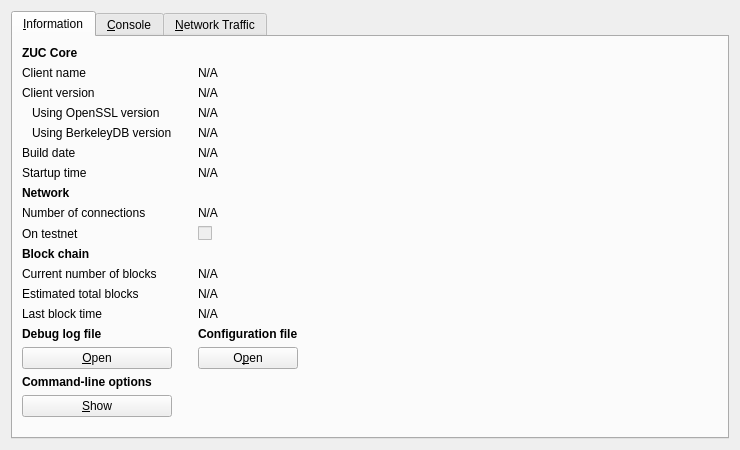
<?xml version="1.0" encoding="UTF-8"?>
<ui version="4.0">
 <class>RPCConsole</class>
 <widget class="QWidget" name="RPCConsole">
  <property name="geometry">
   <rect>
    <x>0</x>
    <y>0</y>
    <width>740</width>
    <height>450</height>
   </rect>
  </property>
  <property name="windowTitle">
   <string>ZUC - Debug window</string>
  </property>
  <layout class="QVBoxLayout" name="verticalLayout_2">
   <item>
    <widget class="QTabWidget" name="tabWidget">
     <property name="currentIndex">
      <number>0</number>
     </property>
     <widget class="QWidget" name="tab_info">
      <attribute name="title">
       <string>&amp;Information</string>
      </attribute>
      <layout class="QGridLayout" name="gridLayout">
       <item row="15" column="2">
        <widget class="QLabel" name="labelConfigfile">
         <property name="font">
          <font>
           <weight>75</weight>
           <bold>true</bold>
          </font>
         </property>
         <property name="text">
          <string>Configuration file</string>
         </property>
        </widget>
       </item>
       <item row="13" column="2">
        <widget class="QLabel" name="lastBlockTime">
         <property name="cursor">
          <cursorShape>IBeamCursor</cursorShape>
         </property>
         <property name="text">
          <string>N/A</string>
         </property>
         <property name="textFormat">
          <enum>Qt::PlainText</enum>
         </property>
         <property name="textInteractionFlags">
          <set>Qt::LinksAccessibleByMouse|Qt::TextSelectableByKeyboard|Qt::TextSelectableByMouse</set>
         </property>
        </widget>
       </item>
       <item row="11" column="0">
        <widget class="QLabel" name="label_3">
         <property name="text">
          <string>Current number of blocks</string>
         </property>
        </widget>
       </item>
       <item row="11" column="2">
        <widget class="QLabel" name="numberOfBlocks">
         <property name="cursor">
          <cursorShape>IBeamCursor</cursorShape>
         </property>
         <property name="text">
          <string>N/A</string>
         </property>
         <property name="textFormat">
          <enum>Qt::PlainText</enum>
         </property>
         <property name="textInteractionFlags">
          <set>Qt::LinksAccessibleByMouse|Qt::TextSelectableByKeyboard|Qt::TextSelectableByMouse</set>
         </property>
        </widget>
       </item>
       <item row="17" column="0">
        <widget class="QLabel" name="labelCLOptions">
         <property name="font">
          <font>
           <weight>75</weight>
           <bold>true</bold>
          </font>
         </property>
         <property name="text">
          <string>Command-line options</string>
         </property>
        </widget>
       </item>
       <item row="16" column="0">
        <widget class="QPushButton" name="openDebugLogfileButton">
         <property name="toolTip">
          <string>Open the ZUC debug log file from the current data directory. This can take a few seconds for large log files.</string>
         </property>
         <property name="text">
          <string>&amp;Open</string>
         </property>
         <property name="autoDefault">
          <bool>false</bool>
         </property>
        </widget>
       </item>
       <item row="15" column="0">
        <widget class="QLabel" name="labelDebugLogfile">
         <property name="font">
          <font>
           <weight>75</weight>
           <bold>true</bold>
          </font>
         </property>
         <property name="text">
          <string>Debug log file</string>
         </property>
        </widget>
       </item>
       <item row="18" column="3" rowspan="2">
        <spacer name="horizontalSpacer">
         <property name="orientation">
          <enum>Qt::Horizontal</enum>
         </property>
         <property name="sizeHint" stdset="0">
          <size>
           <width>404</width>
           <height>20</height>
          </size>
         </property>
        </spacer>
       </item>
       <item row="19" column="1">
        <spacer name="verticalSpacer">
         <property name="orientation">
          <enum>Qt::Vertical</enum>
         </property>
         <property name="sizeHint" stdset="0">
          <size>
           <width>20</width>
           <height>40</height>
          </size>
         </property>
        </spacer>
       </item>
       <item row="18" column="0">
        <widget class="QPushButton" name="showCLOptionsButton">
         <property name="toolTip">
          <string>Show the ZUC-Qt help message to get a list with possible ZUC command-line options.</string>
         </property>
         <property name="text">
          <string>&amp;Show</string>
         </property>
         <property name="autoDefault">
          <bool>false</bool>
         </property>
        </widget>
       </item>
       <item row="13" column="0">
        <widget class="QLabel" name="label_2">
         <property name="text">
          <string>Last block time</string>
         </property>
        </widget>
       </item>
       <item row="7" column="0">
        <widget class="QLabel" name="label_11">
         <property name="font">
          <font>
           <weight>75</weight>
           <bold>true</bold>
          </font>
         </property>
         <property name="text">
          <string>Network</string>
         </property>
        </widget>
       </item>
       <item row="6" column="2">
        <widget class="QLabel" name="startupTime">
         <property name="cursor">
          <cursorShape>IBeamCursor</cursorShape>
         </property>
         <property name="text">
          <string>N/A</string>
         </property>
         <property name="textFormat">
          <enum>Qt::PlainText</enum>
         </property>
         <property name="textInteractionFlags">
          <set>Qt::LinksAccessibleByMouse|Qt::TextSelectableByKeyboard|Qt::TextSelectableByMouse</set>
         </property>
        </widget>
       </item>
       <item row="6" column="0">
        <widget class="QLabel" name="label_13">
         <property name="text">
          <string>Startup time</string>
         </property>
        </widget>
       </item>
       <item row="9" column="0">
        <widget class="QLabel" name="label_8">
         <property name="text">
          <string>On testnet</string>
         </property>
        </widget>
       </item>
       <item row="8" column="2">
        <widget class="QLabel" name="numberOfConnections">
         <property name="cursor">
          <cursorShape>IBeamCursor</cursorShape>
         </property>
         <property name="text">
          <string>N/A</string>
         </property>
         <property name="textFormat">
          <enum>Qt::PlainText</enum>
         </property>
         <property name="textInteractionFlags">
          <set>Qt::LinksAccessibleByMouse|Qt::TextSelectableByKeyboard|Qt::TextSelectableByMouse</set>
         </property>
        </widget>
       </item>
       <item row="8" column="0">
        <widget class="QLabel" name="label_7">
         <property name="text">
          <string>Number of connections</string>
         </property>
        </widget>
       </item>
       <item row="10" column="0">
        <widget class="QLabel" name="label_10">
         <property name="font">
          <font>
           <weight>75</weight>
           <bold>true</bold>
          </font>
         </property>
         <property name="text">
          <string>Block chain</string>
         </property>
        </widget>
       </item>
       <item row="9" column="2">
        <widget class="QCheckBox" name="isTestNet">
         <property name="enabled">
          <bool>false</bool>
         </property>
         <property name="text">
          <string/>
         </property>
        </widget>
       </item>
       <item row="12" column="0">
        <widget class="QLabel" name="label_4">
         <property name="text">
          <string>Estimated total blocks</string>
         </property>
        </widget>
       </item>
       <item row="12" column="2">
        <widget class="QLabel" name="totalBlocks">
         <property name="cursor">
          <cursorShape>IBeamCursor</cursorShape>
         </property>
         <property name="text">
          <string>N/A</string>
         </property>
         <property name="textFormat">
          <enum>Qt::PlainText</enum>
         </property>
         <property name="textInteractionFlags">
          <set>Qt::LinksAccessibleByMouse|Qt::TextSelectableByKeyboard|Qt::TextSelectableByMouse</set>
         </property>
        </widget>
       </item>
       <item row="2" column="2">
        <widget class="QLabel" name="clientVersion">
         <property name="cursor">
          <cursorShape>IBeamCursor</cursorShape>
         </property>
         <property name="text">
          <string>N/A</string>
         </property>
         <property name="textFormat">
          <enum>Qt::PlainText</enum>
         </property>
         <property name="textInteractionFlags">
          <set>Qt::LinksAccessibleByMouse|Qt::TextSelectableByKeyboard|Qt::TextSelectableByMouse</set>
         </property>
        </widget>
       </item>
       <item row="4" column="0">
        <widget class="QLabel" name="label_berkeleyDBVersion">
         <property name="text">
          <string>Using BerkeleyDB version</string>
         </property>
         <property name="indent">
          <number>10</number>
         </property>
        </widget>
       </item>
       <item row="3" column="0">
        <widget class="QLabel" name="label_14">
         <property name="text">
          <string>Using OpenSSL version</string>
         </property>
         <property name="indent">
          <number>10</number>
         </property>
        </widget>
       </item>
       <item row="3" column="2">
        <widget class="QLabel" name="openSSLVersion">
         <property name="cursor">
          <cursorShape>IBeamCursor</cursorShape>
         </property>
         <property name="text">
          <string>N/A</string>
         </property>
         <property name="textFormat">
          <enum>Qt::PlainText</enum>
         </property>
         <property name="textInteractionFlags">
          <set>Qt::LinksAccessibleByMouse|Qt::TextSelectableByKeyboard|Qt::TextSelectableByMouse</set>
         </property>
        </widget>
       </item>
       <item row="4" column="2">
        <widget class="QLabel" name="berkeleyDBVersion">
         <property name="cursor">
          <cursorShape>IBeamCursor</cursorShape>
         </property>
         <property name="text">
          <string>N/A</string>
         </property>
         <property name="textFormat">
          <enum>Qt::PlainText</enum>
         </property>
         <property name="textInteractionFlags">
          <set>Qt::LinksAccessibleByMouse|Qt::TextSelectableByKeyboard|Qt::TextSelectableByMouse</set>
         </property>
        </widget>
       </item>
       <item row="5" column="0">
        <widget class="QLabel" name="label_12">
         <property name="text">
          <string>Build date</string>
         </property>
        </widget>
       </item>
       <item row="5" column="2">
        <widget class="QLabel" name="buildDate">
         <property name="cursor">
          <cursorShape>IBeamCursor</cursorShape>
         </property>
         <property name="text">
          <string>N/A</string>
         </property>
         <property name="textFormat">
          <enum>Qt::PlainText</enum>
         </property>
         <property name="textInteractionFlags">
          <set>Qt::LinksAccessibleByMouse|Qt::TextSelectableByKeyboard|Qt::TextSelectableByMouse</set>
         </property>
        </widget>
       </item>
       <item row="2" column="0">
        <widget class="QLabel" name="label_6">
         <property name="text">
          <string>Client version</string>
         </property>
        </widget>
       </item>
       <item row="0" column="0">
        <widget class="QLabel" name="label_9">
         <property name="font">
          <font>
           <weight>75</weight>
           <bold>true</bold>
          </font>
         </property>
         <property name="text">
          <string>ZUC Core</string>
         </property>
        </widget>
       </item>
       <item row="1" column="2">
        <widget class="QLabel" name="clientName">
         <property name="cursor">
          <cursorShape>IBeamCursor</cursorShape>
         </property>
         <property name="text">
          <string>N/A</string>
         </property>
         <property name="textFormat">
          <enum>Qt::PlainText</enum>
         </property>
         <property name="textInteractionFlags">
          <set>Qt::LinksAccessibleByMouse|Qt::TextSelectableByKeyboard|Qt::TextSelectableByMouse</set>
         </property>
        </widget>
       </item>
       <item row="1" column="0">
        <widget class="QLabel" name="label_5">
         <property name="text">
          <string>Client name</string>
         </property>
        </widget>
       </item>
       <item row="14" column="2">
        <spacer name="verticalSpacer_2">
         <property name="orientation">
          <enum>Qt::Vertical</enum>
         </property>
         <property name="sizeHint" stdset="0">
          <size>
           <width>20</width>
           <height>20</height>
          </size>
         </property>
        </spacer>
       </item>
       <item row="16" column="2">
        <widget class="QPushButton" name="openConfigurationfileButton">
         <property name="toolTip">
          <string>Open the ZUC configuration file from the current data directory.</string>
         </property>
         <property name="text">
          <string>O&amp;pen</string>
         </property>
         <property name="autoDefault">
          <bool>false</bool>
         </property>
        </widget>
       </item>
      </layout>
     </widget>
     <widget class="QWidget" name="tab_console">
      <attribute name="title">
       <string>&amp;Console</string>
      </attribute>
      <layout class="QVBoxLayout" name="verticalLayout_3">
       <property name="spacing">
        <number>3</number>
       </property>
       <item>
        <widget class="QTextEdit" name="messagesWidget">
         <property name="minimumSize">
          <size>
           <width>0</width>
           <height>100</height>
          </size>
         </property>
         <property name="readOnly">
          <bool>true</bool>
         </property>
         <property name="tabKeyNavigation" stdset="0">
          <bool>false</bool>
         </property>
         <property name="columnCount" stdset="0">
          <number>2</number>
         </property>
        </widget>
       </item>
       <item>
        <layout class="QHBoxLayout" name="horizontalLayout">
         <property name="spacing">
          <number>3</number>
         </property>
         <item>
          <widget class="QLabel" name="label">
           <property name="text">
            <string notr="true">&gt;</string>
           </property>
          </widget>
         </item>
         <item>
          <widget class="QLineEdit" name="lineEdit"/>
         </item>
         <item>
          <widget class="QPushButton" name="clearButton">
           <property name="maximumSize">
            <size>
             <width>24</width>
             <height>24</height>
            </size>
           </property>
           <property name="toolTip">
            <string>Clear console</string>
           </property>
           <property name="text">
            <string/>
           </property>
           <property name="icon">
            <iconset resource="../bitcoin.qrc">
             <normaloff>:/icons/remove</normaloff>:/icons/remove</iconset>
           </property>
           <property name="shortcut">
            <string notr="true">Ctrl+L</string>
           </property>
           <property name="autoDefault">
            <bool>false</bool>
           </property>
          </widget>
         </item>
        </layout>
       </item>
      </layout>
     </widget>
     <widget class="QWidget" name="tab_nettraffic">
      <attribute name="title">
       <string>&amp;Network Traffic</string>
      </attribute>
      <layout class="QHBoxLayout" name="horizontalLayout_3">
       <item>
        <layout class="QVBoxLayout" name="verticalLayout_4">
         <item>
          <widget class="TrafficGraphWidget" name="trafficGraph" native="true">
           <property name="sizePolicy">
            <sizepolicy hsizetype="Expanding" vsizetype="Expanding">
             <horstretch>0</horstretch>
             <verstretch>0</verstretch>
            </sizepolicy>
           </property>
          </widget>
         </item>
         <item>
          <layout class="QHBoxLayout" name="horizontalLayout_2">
           <item>
            <widget class="QSlider" name="sldGraphRange">
             <property name="minimum">
              <number>1</number>
             </property>
             <property name="maximum">
              <number>288</number>
             </property>
             <property name="pageStep">
              <number>12</number>
             </property>
             <property name="value">
              <number>6</number>
             </property>
             <property name="orientation">
              <enum>Qt::Horizontal</enum>
             </property>
            </widget>
           </item>
           <item>
            <widget class="QLabel" name="lblGraphRange">
             <property name="minimumSize">
              <size>
               <width>100</width>
               <height>0</height>
              </size>
             </property>
             <property name="alignment">
              <set>Qt::AlignCenter</set>
             </property>
            </widget>
           </item>
           <item>
            <widget class="QPushButton" name="btnClearTrafficGraph">
             <property name="text">
              <string>&amp;Clear</string>
             </property>
             <property name="autoDefault">
              <bool>false</bool>
             </property>
            </widget>
           </item>
          </layout>
         </item>
        </layout>
       </item>
       <item>
        <layout class="QVBoxLayout" name="verticalLayout">
         <item>
          <widget class="QGroupBox" name="groupBox">
           <property name="title">
            <string>Totals</string>
           </property>
           <layout class="QVBoxLayout" name="verticalLayout_5">
            <item>
             <layout class="QHBoxLayout" name="horizontalLayout_4">
              <item>
               <widget class="Line" name="line">
                <property name="sizePolicy">
                 <sizepolicy hsizetype="Fixed" vsizetype="Fixed">
                  <horstretch>0</horstretch>
                  <verstretch>0</verstretch>
                 </sizepolicy>
                </property>
                <property name="minimumSize">
                 <size>
                  <width>10</width>
                  <height>0</height>
                 </size>
                </property>
                <property name="palette">
                 <palette>
                  <active>
                   <colorrole role="Light">
                    <brush brushstyle="SolidPattern">
                     <color alpha="255">
                      <red>0</red>
                      <green>255</green>
                      <blue>0</blue>
                     </color>
                    </brush>
                   </colorrole>
                  </active>
                  <inactive>
                   <colorrole role="Light">
                    <brush brushstyle="SolidPattern">
                     <color alpha="255">
                      <red>0</red>
                      <green>255</green>
                      <blue>0</blue>
                     </color>
                    </brush>
                   </colorrole>
                  </inactive>
                  <disabled>
                   <colorrole role="Light">
                    <brush brushstyle="SolidPattern">
                     <color alpha="255">
                      <red>0</red>
                      <green>255</green>
                      <blue>0</blue>
                     </color>
                    </brush>
                   </colorrole>
                  </disabled>
                 </palette>
                </property>
                <property name="orientation">
                 <enum>Qt::Horizontal</enum>
                </property>
               </widget>
              </item>
              <item>
               <widget class="QLabel" name="label_16">
                <property name="text">
                 <string>Received:</string>
                </property>
               </widget>
              </item>
              <item>
               <widget class="QLabel" name="lblBytesIn">
                <property name="minimumSize">
                 <size>
                  <width>50</width>
                  <height>0</height>
                 </size>
                </property>
                <property name="alignment">
                 <set>Qt::AlignRight|Qt::AlignTrailing|Qt::AlignVCenter</set>
                </property>
               </widget>
              </item>
             </layout>
            </item>
            <item>
             <layout class="QHBoxLayout" name="horizontalLayout_5">
              <item>
               <widget class="Line" name="line_2">
                <property name="sizePolicy">
                 <sizepolicy hsizetype="Fixed" vsizetype="Fixed">
                  <horstretch>0</horstretch>
                  <verstretch>0</verstretch>
                 </sizepolicy>
                </property>
                <property name="minimumSize">
                 <size>
                  <width>10</width>
                  <height>0</height>
                 </size>
                </property>
                <property name="palette">
                 <palette>
                  <active>
                   <colorrole role="Light">
                    <brush brushstyle="SolidPattern">
                     <color alpha="255">
                      <red>255</red>
                      <green>0</green>
                      <blue>0</blue>
                     </color>
                    </brush>
                   </colorrole>
                  </active>
                  <inactive>
                   <colorrole role="Light">
                    <brush brushstyle="SolidPattern">
                     <color alpha="255">
                      <red>255</red>
                      <green>0</green>
                      <blue>0</blue>
                     </color>
                    </brush>
                   </colorrole>
                  </inactive>
                  <disabled>
                   <colorrole role="Light">
                    <brush brushstyle="SolidPattern">
                     <color alpha="255">
                      <red>255</red>
                      <green>0</green>
                      <blue>0</blue>
                     </color>
                    </brush>
                   </colorrole>
                  </disabled>
                 </palette>
                </property>
                <property name="orientation">
                 <enum>Qt::Horizontal</enum>
                </property>
               </widget>
              </item>
              <item>
               <widget class="QLabel" name="label_17">
                <property name="text">
                 <string>Sent:</string>
                </property>
               </widget>
              </item>
              <item>
               <widget class="QLabel" name="lblBytesOut">
                <property name="minimumSize">
                 <size>
                  <width>50</width>
                  <height>0</height>
                 </size>
                </property>
                <property name="alignment">
                 <set>Qt::AlignRight|Qt::AlignTrailing|Qt::AlignVCenter</set>
                </property>
               </widget>
              </item>
             </layout>
            </item>
            <item>
             <spacer name="verticalSpacer_4">
              <property name="orientation">
               <enum>Qt::Vertical</enum>
              </property>
              <property name="sizeHint" stdset="0">
               <size>
                <width>20</width>
                <height>407</height>
               </size>
              </property>
             </spacer>
            </item>
           </layout>
          </widget>
         </item>
        </layout>
       </item>
      </layout>
     </widget>
    </widget>
   </item>
  </layout>
 </widget>
 <customwidgets>
  <customwidget>
   <class>TrafficGraphWidget</class>
   <extends>QWidget</extends>
   <header>trafficgraphwidget.h</header>
   <container>1</container>
   <slots>
    <slot>clear()</slot>
   </slots>
  </customwidget>
 </customwidgets>
 <resources>
  <include location="../bitcoin.qrc"/>
 </resources>
 <connections/>
</ui>
